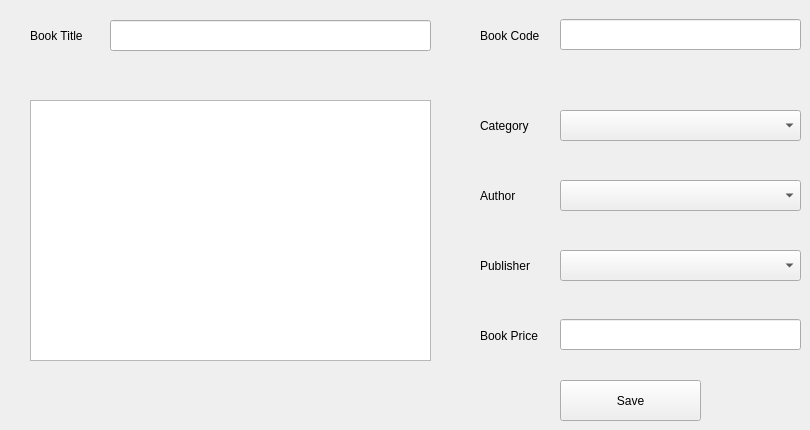
      <widget class="QWidget" name="tab_5">
       <attribute name="title">
        <string> Add Book </string>
       </attribute>
       <widget class="QLineEdit" name="lineEdit_2">
        <property name="geometry">
         <rect>
          <x>110</x>
          <y>20</y>
          <width>321</width>
          <height>31</height>
         </rect>
        </property>
       </widget>
       <widget class="QLineEdit" name="lineEdit_3">
        <property name="geometry">
         <rect>
          <x>560</x>
          <y>19</y>
          <width>241</width>
          <height>31</height>
         </rect>
        </property>
       </widget>
       <widget class="QLineEdit" name="lineEdit_4">
        <property name="geometry">
         <rect>
          <x>560</x>
          <y>319</y>
          <width>241</width>
          <height>31</height>
         </rect>
        </property>
       </widget>
       <widget class="QPushButton" name="pushButton_7">
        <property name="geometry">
         <rect>
          <x>560</x>
          <y>380</y>
          <width>141</width>
          <height>41</height>
         </rect>
        </property>
        <property name="text">
         <string>Save</string>
        </property>
       </widget>
       <widget class="QLabel" name="label_3">
        <property name="geometry">
         <rect>
          <x>30</x>
          <y>20</y>
          <width>101</width>
          <height>31</height>
         </rect>
        </property>
        <property name="text">
         <string>Book Title</string>
        </property>
       </widget>
       <widget class="QLabel" name="label_4">
        <property name="geometry">
         <rect>
          <x>480</x>
          <y>20</y>
          <width>71</width>
          <height>31</height>
         </rect>
        </property>
        <property name="text">
         <string>Book Code</string>
        </property>
       </widget>
       <widget class="QLabel" name="label_5">
        <property name="geometry">
         <rect>
          <x>480</x>
          <y>320</y>
          <width>71</width>
          <height>31</height>
         </rect>
        </property>
        <property name="text">
         <string>Book Price </string>
        </property>
       </widget>
       <widget class="QLabel" name="label_6">
        <property name="geometry">
         <rect>
          <x>480</x>
          <y>110</y>
          <width>71</width>
          <height>31</height>
         </rect>
        </property>
        <property name="text">
         <string>Category</string>
        </property>
       </widget>
       <widget class="QLabel" name="label_7">
        <property name="geometry">
         <rect>
          <x>480</x>
          <y>180</y>
          <width>71</width>
          <height>31</height>
         </rect>
        </property>
        <property name="text">
         <string>Author</string>
        </property>
       </widget>
       <widget class="QLabel" name="label_8">
        <property name="geometry">
         <rect>
          <x>480</x>
          <y>250</y>
          <width>71</width>
          <height>31</height>
         </rect>
        </property>
        <property name="text">
         <string>Publisher</string>
        </property>
       </widget>
       <widget class="QComboBox" name="comboBox_3">
        <property name="geometry">
         <rect>
          <x>560</x>
          <y>110</y>
          <width>241</width>
          <height>31</height>
         </rect>
        </property>
        <property name="font">
         <font>
          <pointsize>10</pointsize>
         </font>
        </property>
       </widget>
       <widget class="QComboBox" name="comboBox_4">
        <property name="geometry">
         <rect>
          <x>560</x>
          <y>180</y>
          <width>241</width>
          <height>31</height>
         </rect>
        </property>
        <property name="font">
         <font>
          <pointsize>10</pointsize>
         </font>
        </property>
       </widget>
       <widget class="QComboBox" name="comboBox_5">
        <property name="geometry">
         <rect>
          <x>560</x>
          <y>250</y>
          <width>241</width>
          <height>31</height>
         </rect>
        </property>
        <property name="font">
         <font>
          <pointsize>10</pointsize>
         </font>
        </property>
       </widget>
       <widget class="QTextEdit" name="textEdit">
        <property name="geometry">
         <rect>
          <x>30</x>
          <y>100</y>
          <width>401</width>
          <height>261</height>
         </rect>
        </property>
       </widget>
      </widget>
